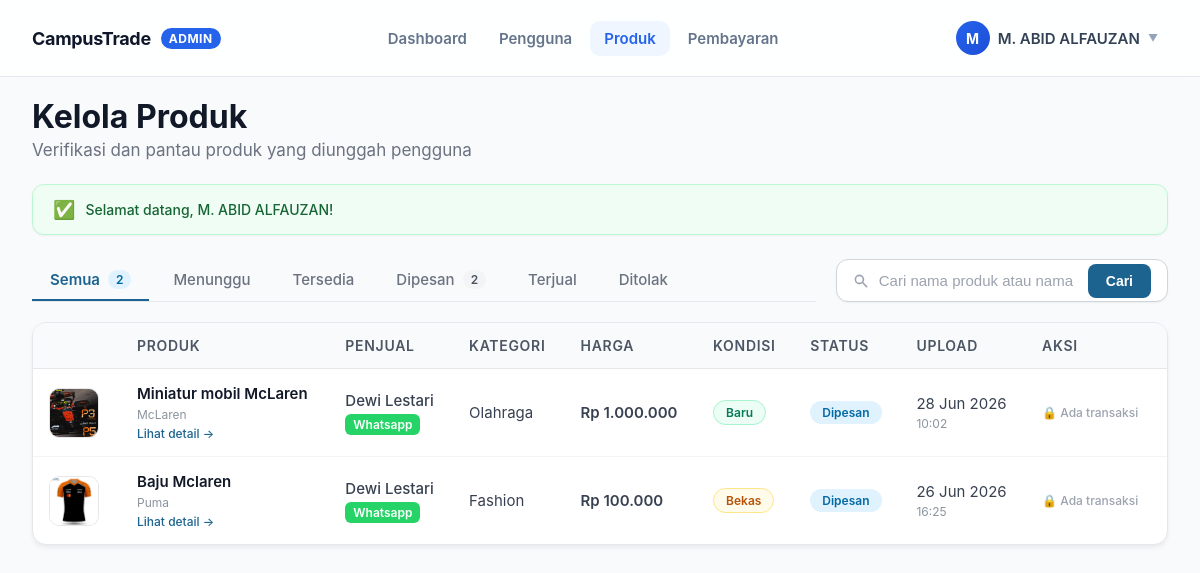
/produk.php (signed in), run on the app's committed database.
### tables this page shows
CREATE TABLE `produk` (
  `id_produk` int NOT NULL,
  `id_user` int NOT NULL,
  `id_kategori` int NOT NULL,
  `id_lokasi` int DEFAULT NULL,
  `latitude` decimal(10,8) DEFAULT NULL,
  `longitude` decimal(11,8) DEFAULT NULL,
  `nama_produk` varchar(150) NOT NULL,
  `deskripsi` text NOT NULL,
  `harga` decimal(12,2) NOT NULL,
  `ongkir` decimal(10,2) DEFAULT '0.00',
  `metode_pengiriman` enum('Ambil di Tempat','Kurir Kampus','Ekspedisi') DEFAULT 'Ambil di Tempat',
  `kondisi` enum('Baru','Bekas') NOT NULL,
  `alasan_jual` text,
  `status_produk` enum('menunggu','tersedia','dipesan','terjual','ditolak') DEFAULT 'menunggu',
  `status_aktif` tinyint(1) DEFAULT '1',
  `created_at` timestamp NULL DEFAULT CURRENT_TIMESTAMP,
  `kelebihan` text,
  `kekurangan` text,
  `brand` varchar(100) DEFAULT NULL,
  `penulis_penerbit` varchar(255) DEFAULT NULL,
  `status_tayang` enum('belum_bayar','aktif') DEFAULT 'belum_bayar'
);

CREATE TABLE `users` (
  `id_user` int NOT NULL,
  `nama` varchar(100) NOT NULL,
  `email` varchar(100) NOT NULL,
  `password` varchar(255) NOT NULL,
  `nim` varchar(20) NOT NULL,
  `no_whatsapp` varchar(20) NOT NULL,
  `alamat` text,
  `kota` varchar(100) DEFAULT NULL,
  `kode_pos` varchar(10) DEFAULT NULL,
  `foto_ktm` varchar(255) DEFAULT NULL,
  `role` enum('admin','user') DEFAULT 'user',
  `status_verifikasi` enum('menunggu','terverifikasi','ditolak') DEFAULT 'menunggu',
  `status_aktif` tinyint(1) DEFAULT '1',
  `created_at` timestamp NULL DEFAULT CURRENT_TIMESTAMP,
  `terakhir_online` datetime DEFAULT NULL,
  `latitude` decimal(10,8) DEFAULT NULL,
  `longitude` decimal(11,8) DEFAULT NULL
);

CREATE TABLE `kategori_barang` (
  `id_kategori` int NOT NULL,
  `nama_kategori` varchar(100) NOT NULL,
  `deskripsi` text
);

### config/Koneksi.php (called while the page is built, shortened)
<?php
function wa_phone(?string $nomor): string
{
  $phone = preg_replace('/\D/', '', $nomor);
  if (strpos($phone, '0') === 0) {
    return '62' . substr($phone, 1);
  }
  return $phone;
}

### produk.php (the view, shortened to what this page needs)
<?php
require_once 'config/Koneksi.php';
$notif = $_SESSION['notif'] ?? null;
$filter_status = trim($_GET['status'] ?? 'semua');
$search = trim($_GET['q'] ?? '');
$counter = $koneksi->query("
    SELECT
        COUNT(*)                                                      AS semua,
        COUNT(CASE WHEN status_produk = 'menunggu'  THEN 1 END)      AS menunggu,
        COUNT(CASE WHEN status_produk = 'tersedia'  THEN 1 END)      AS tersedia,
        COUNT(CASE WHEN status_produk = 'dipesan'   THEN 1 END)      AS dipesan,
        COUNT(CASE WHEN status_produk = 'terjual'   THEN 1 END)      AS terjual,
        COUNT(CASE WHEN status_produk = 'ditolak'   THEN 1 END)      AS ditolak
    FROM produk
")->fetch_assoc();
$where  = '1=1';
$sql = "
    SELECT
        p.id_produk,
        p.nama_produk,
        p.harga,
        p.kondisi,
        p.status_produk,
        p.status_tayang,
        p.created_at,
        p.penulis_penerbit,
        p.brand,
        k.nama_kategori,
        u.id_user       AS id_penjual,
        u.nama          AS nama_penjual,
        u.no_whatsapp   AS wa_penjual,
        (SELECT gp.image_path
         FROM gambar_produk gp
         WHERE gp.id_produk = p.id_produk
         LIMIT 1)                                    AS foto,
        (SELECT COUNT(*)
         FROM transaksi t
         WHERE t.id_produk = p.id_produk)            AS jumlah_transaksi
    FROM produk p
    JOIN users           u ON u.id_user     = p.id_user
    JOIN kategori_barang k ON k.id_kategori = p.id_kategori
    WHERE $where
    ORDER BY
        CASE p.status_produk WHEN 'menunggu' THEN 0 ELSE 1 END,
        p.created_at DESC
";
$stmt = $koneksi->prepare($sql);
$stmt->execute();
$rows = $stmt->get_result()->fetch_all(MYSQLI_ASSOC);
function rupiah(float $n): string
{
  return 'Rp ' . number_format($n, 0, ',', '.');
}
$badge_map = [
  'menunggu' => 'warning',
  'tersedia' => 'success',
  'dipesan'  => 'info',
  'terjual'  => 'teal',
  'ditolak'  => 'danger',
];
?>
<!DOCTYPE html>
<html lang="id">
<head>
  <link rel="stylesheet" href="assets/css/admin.css">
  <link rel="stylesheet" href="assets/css/dashboard.css">
  <link rel="stylesheet" href="assets/css/produk_admin.css">
</head>
<body>
  <?php include 'layout/topnav.php'; ?>
  <div class="dash-page">
    <div class="dash-page-header">
      <h1>Kelola Produk</h1>
      <p>Verifikasi dan pantau produk yang diunggah pengguna</p>
    </div>
    <?php if ($notif): ?>
      <div class="prd-alert prd-alert-<?= htmlspecialchars($notif['tipe']) ?>">
        <?= htmlspecialchars($notif['pesan']) ?>
      </div>
    <?php endif; ?>
    <div class="prd-tabs">
      <?php
      $tabs = [
        'semua'    => 'Semua',
        'menunggu' => 'Menunggu',
        'tersedia' => 'Tersedia',
        'dipesan'  => 'Dipesan',
        'terjual'  => 'Terjual',
        'ditolak'  => 'Ditolak',
      ];
      foreach ($tabs as $val => $label):
        $act = $filter_status === $val ? 'active' : '';
        $cnt = (int) ($counter[$val] ?? 0);
        $qs  = http_build_query(array_filter(['status' => $val, 'q' => $search]));
      ?>
        <a href="produk.php?<?= $qs ?>" class="prd-tab <?= $act ?>">
          <?= $label ?>
          <?php if ($cnt > 0): ?>
            <span class="prd-tab-count <?= $val === 'menunggu' ? 'urgent' : '' ?>">
              <?= $cnt ?>
            </span>
          <?php endif; ?>
        </a>
      <?php endforeach; ?>
    </div>
    <form method="GET" action="produk.php" class="prd-search-form">
      <div class="prd-search-box">
        <svg class="prd-search-icon" viewBox="0 0 20 20" fill="currentColor">
          <path fill-rule="evenodd" d="M8 4a4 4 0 100 8 4 4 0 000-8zM2 8a6 6 0 1110.89 3.476l4.817 4.817a1 1 0 01-1.414 1.414l-4.816-4.816A6 6 0 012 8z" />
        </svg>
        <input type="text" name="q"
          value="<?= htmlspecialchars($search) ?>"
          placeholder="Cari nama produk atau nama penjual...">
        <button type="submit" class="prd-search-btn">Cari</button>
      </div>
    </form>
    <div class="prd-table-wrap">
      <table class="prd-table">
        <thead>
          <tr>
            <th style="width:56px"></th>
            <th>Produk</th>
            <th>Penjual</th>
            <th>Kategori</th>
            <th>Harga</th>
            <th>Kondisi</th>
            <th>Status</th>
            <th>Upload</th>
            <th>Aksi</th>
          </tr>
        </thead>
        <tbody>
          <?php if (empty($rows)): ?>
            <tr>
              <td colspan="9" class="prd-empty">
                Tidak ada produk
                <?= $filter_status !== 'semua' ? 'berstatus ' . ucfirst($filter_status) : '' ?>
                <?= $search ? 'dengan kata kunci "' . htmlspecialchars($search) . '"' : '' ?>.
              </td>
            </tr>
          <?php else: ?>
            <?php foreach ($rows as $p):
              $sp   = $p['status_produk'];
              $bcls = $badge_map[$sp] ?? 'secondary';
              $foto_url = 'assets/images/no-image.png';
              if (!empty($p['foto'])) {
                $foto_url = 'uploads/produk/' . htmlspecialchars($p['foto']);
              }
            ?>
              <tr id="row-<?= (int) $p['id_produk'] ?>">
                <td class="prd-td-foto">
                  <img src="<?= $foto_url ?>"
                    alt="foto"
                    class="prd-foto"
                    onclick="bukaModal('<?= $foto_url ?>', '<?= htmlspecialchars(addslashes($p['nama_produk'])) ?>')"
                    title="Klik untuk perbesar">
                </td>
                <td>
                  <div class="prd-nama">
                    <?= htmlspecialchars($p['nama_produk']) ?>
                  </div>
                  <?php if (!empty($p['penulis_penerbit'])): ?>
                    <div class="prd-sub"><?= htmlspecialchars($p['penulis_penerbit']) ?></div>
                  <?php elseif (!empty($p['brand'])): ?>
                    <div class="prd-sub"><?= htmlspecialchars($p['brand']) ?></div>
                  <?php endif; ?>
                  <a href="detail_produk.php?id=<?= (int) $p['id_produk'] ?>"
                    class="prd-link-detail" target="_blank">Lihat detail →</a>
                </td>
                <td>
                  <div class="prd-penjual"><?= htmlspecialchars($p['nama_penjual']) ?></div>
                  <?php if ($p['wa_penjual']): ?>
                    <a href="https://wa.me/<?= wa_phone($p['wa_penjual']) ?>"
                      target="_blank" class="prd-wa">
                      Whatsapp
                    </a>
                  <?php endif; ?>
                </td>
                <td class="prd-td-kat">
                  <?= htmlspecialchars($p['nama_kategori']) ?>
                </td>
                <td class="prd-harga">
                  <?= rupiah((float) $p['harga']) ?>
                </td>
                <td>
                  <span class="prd-badge prd-badge-<?= $p['kondisi'] === 'Baru' ? 'baru' : 'bekas' ?>">
                    <?= $p['kondisi'] ?>
                  </span>
                </td>
                <td>
                  <span class="prd-badge prd-badge-<?= $bcls ?>">
                    <?= ucfirst($sp) ?>
                  </span>
                </td>
                <td class="prd-td-tgl">
                  <?= date('d M Y', strtotime($p['created_at'])) ?>
                  <div class="prd-sub"><?= date('H:i', strtotime($p['created_at'])) ?></div>
                </td>
                <td>
                  <div class="prd-aksi">
                    <?php if ((int) $p['jumlah_transaksi'] === 0): ?>
                      <form method="POST" onsubmit="return confirm('Hapus produk ini beserta semua gambarnya? Tindakan tidak dapat dibatalkan.')">
                        <input type="hidden" name="aksi" value="hapus">
                        <input type="hidden" name="id_produk" value="<?= (int) $p['id_produk'] ?>">
                        <input type="hidden" name="current_status" value="<?= htmlspecialchars($filter_status) ?>">
                        <input type="hidden" name="current_q" value="<?= htmlspecialchars($search) ?>">
                        <button type="submit" class="prd-btn prd-btn-hapus">🗑 Hapus</button>
                      </form>
                    <?php else: ?>
                      <span class="prd-locked" title="Produk ini memiliki <?= (int) $p['jumlah_transaksi'] ?> transaksi">
                        🔒 Ada transaksi
                      </span>
                    <?php endif; ?>
                  </div>
                </td>
              </tr>
            <?php endforeach; ?>
          <?php endif; ?>
        </tbody>
      </table>
    </div>
  </div>
  <?php include 'layout/footer.php'; ?>
</body>
</html>

### assets/css/admin.css (style rules this page uses)
body { background-color: #f4f6f9; font-family: "DM Sans", "Inter", system-ui, sans-serif; color: #374151; -webkit-font-smoothing: antialiased; }
.admin-wrapper .content, .dash-page { width: 100%; max-width: 1300px; margin: 0 auto; padding: 20px 32px; box-sizing: border-box; }

### assets/css/dashboard.css (style rules this page uses)
body { background: #f8fafc; margin: 0; padding: 0; font-family: "Plus Jakarta Sans", "Inter", system-ui, sans-serif; color: #1e293b; }

### data on the page
produk: shows a picture, nama_produk "Miniatur mobil McLaren", brand "McLaren", id_user.nama "Dewi Lestari", id_kategori.nama_kategori "Olahraga", harga "Rp 1.000.000", kondisi "Baru", status_produk "Dipesan", created_at "28 Jun 2026", created_at "10:02"
produk: shows a picture, nama_produk "Baju Mclaren", brand "Puma", id_user.nama "Dewi Lestari", id_kategori.nama_kategori "Fashion", harga "Rp 100.000", kondisi "Bekas", status_produk "Dipesan", created_at "26 Jun 2026", created_at "16:25"

### other printed values
$admin_initial "M"
$admin_name "M. ABID ALFAUZAN"
$notif['pesan'] "Selamat datang, M. ABID ALFAUZAN!"
$label "Semua"
$cnt "2"
$label "Menunggu"
$label "Tersedia"
$label "Dipesan"
$label "Terjual"
$label "Ditolak"
